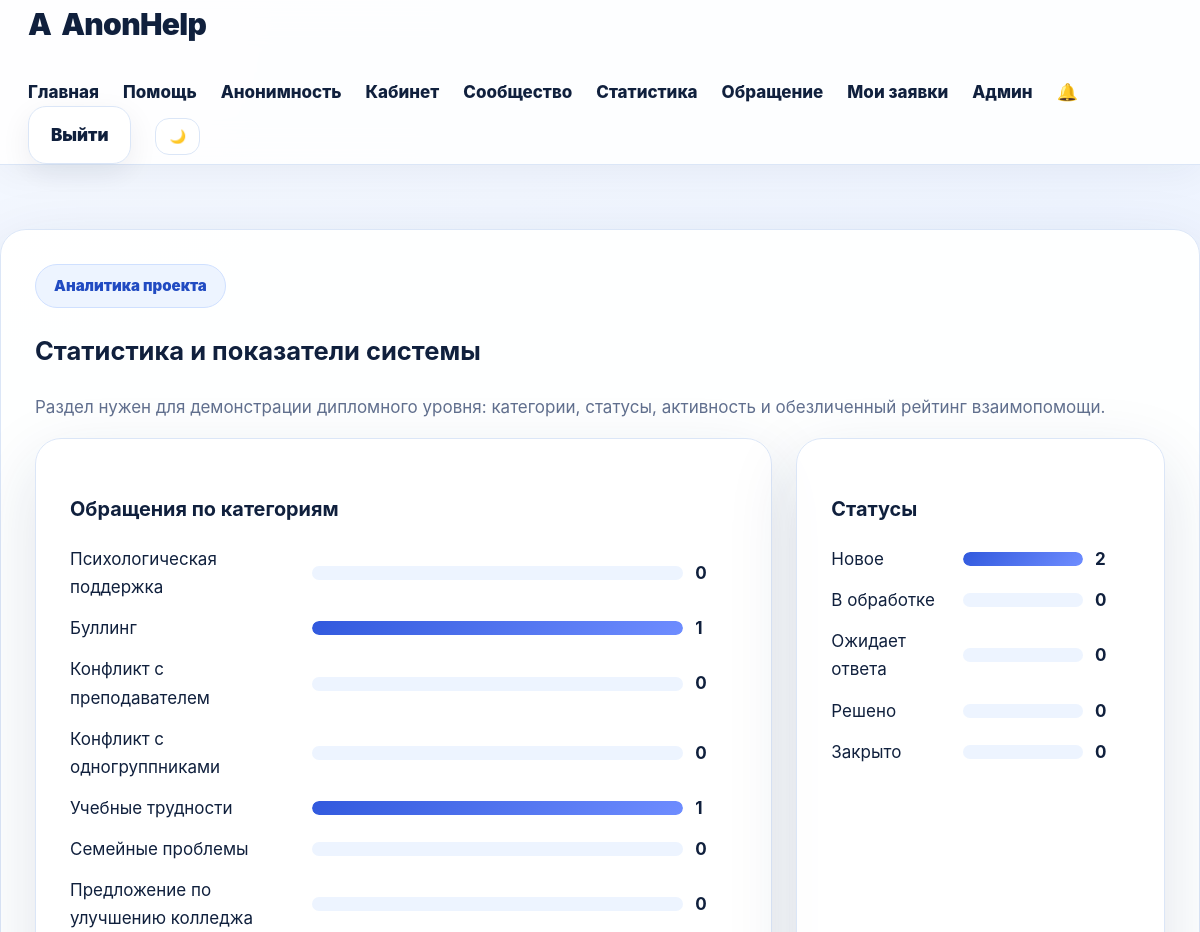
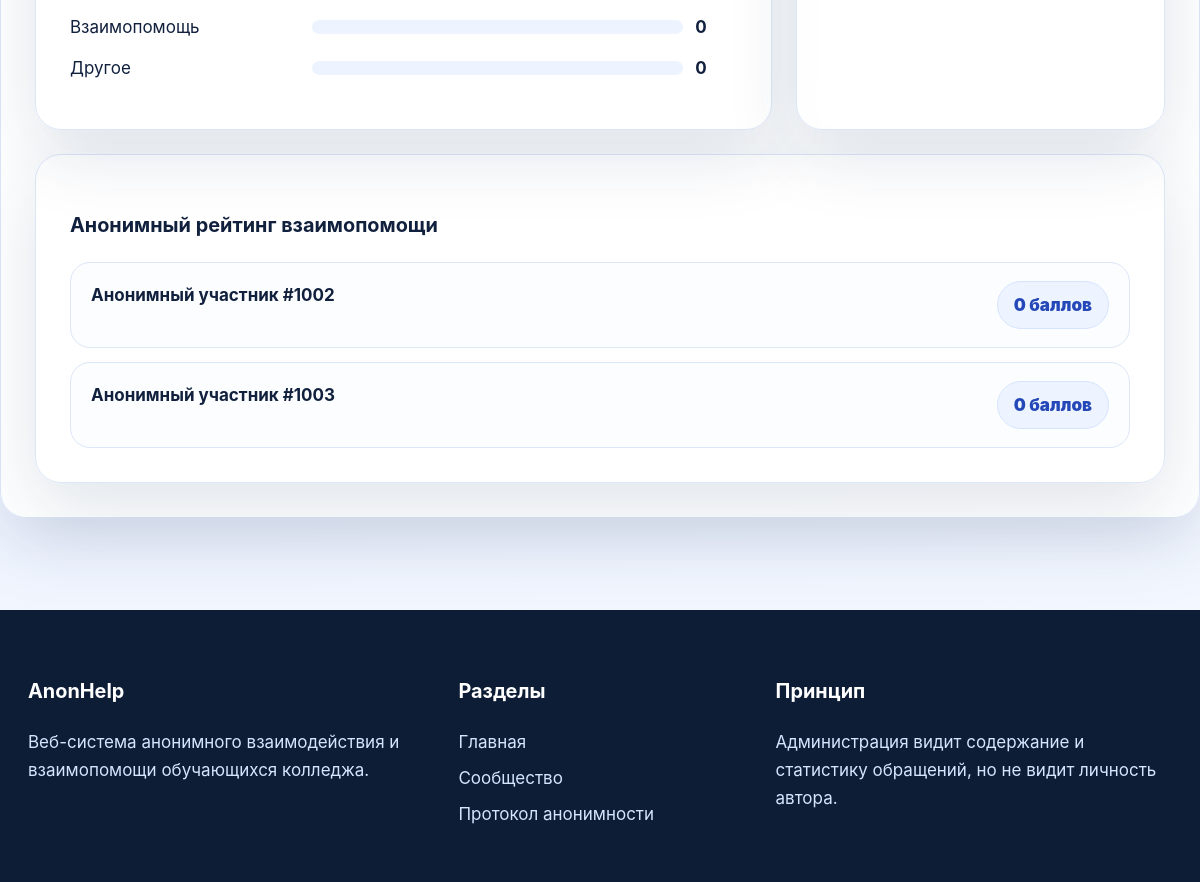
The app's page /stats (signed in) with its own data (2 pictures, top to bottom).
### app.py (models this page shows, shortened)
class User(db.Model):
    id = db.Column(db.Integer, primary_key=True)
    full_name = db.Column(db.String(150), nullable=False)
    username = db.Column(db.String(80), nullable=False, unique=True)
    email = db.Column(db.String(120), nullable=True, unique=True)
    group_name = db.Column(db.String(80), nullable=True)
    about = db.Column(db.Text, nullable=True)
    password_hash = db.Column(db.String(255), nullable=False)
    role = db.Column(db.String(20), nullable=False, default='student')
    rating = db.Column(db.Integer, default=0)
    is_active = db.Column(db.Boolean, default=True)
    created_at = db.Column(db.DateTime, default=datetime.utcnow)
    appeals = db.relationship('Appeal', backref='author', lazy=True)
    comments = db.relationship('Comment', backref='author', lazy=True)

### app.py (the view)
@app.route('/stats')
@login_required
def stats():
    category_stats=[(c, Appeal.query.filter_by(category=c).count()) for c in CATEGORIES]
    status_stats=[(s, Appeal.query.filter_by(status=s).count()) for s in STATUSES]
    max_cat=max([x[1] for x in category_stats]+[1]); max_status=max([x[1] for x in status_stats]+[1])
    leaders=User.query.filter_by(role='student').order_by(User.rating.desc()).limit(8).all()
    return render_template('stats.html', category_stats=category_stats, status_stats=status_stats, max_cat=max_cat, max_status=max_status, leaders=leaders)

### app.py (called while the page is built)
def anonymous_label(user_id=None, role='student'):
    if role == 'admin':
        return 'Модератор AnonHelp'
    if not user_id:
        return 'Анонимный студент'
    return f'Анонимный участник #{1000 + int(user_id)}'

def current_user():
    uid = session.get('user_id')
    return User.query.get(uid) if uid else None

@app.context_processor
def inject_globals():
    user = current_user()
    unread = Notification.query.filter_by(user_id=user.id, is_read=False).count() if user else 0
    return {'current_user': user, 'categories': CATEGORIES, 'statuses': STATUSES, 'priorities': PRIORITIES, 'unread_count': unread, 'anonymous_label': anonymous_label}

def login_required(fn):
    @wraps(fn)
    def wrapper(*args, **kwargs):
        if 'user_id' not in session:
            flash('Сначала войдите в систему.', 'error')
            return redirect(url_for('login'))
        return fn(*args, **kwargs)
    return wrapper

### templates/stats.html
{% extends 'base.html' %}{% block title %}Статистика — AnonHelp{% endblock %}{% block content %}<section class="table-card reveal"><span class="badge">Аналитика проекта</span><h1>Статистика и показатели системы</h1><p class="muted">Раздел нужен для демонстрации дипломного уровня: категории, статусы, активность и обезличенный рейтинг взаимопомощи.</p><div class="analytics-grid"><div class="admin-card"><h3>Обращения по категориям</h3>{% for name,count in category_stats %}<div class="bar-row"><span>{{ name }}</span><div class="bar"><i style="width: {{ (count / max_cat * 100)|round(0) }}%"></i></div><b>{{ count }}</b></div>{% endfor %}</div><div class="admin-card"><h3>Статусы</h3>{% for name,count in status_stats %}<div class="bar-row small"><span>{{ name }}</span><div class="bar"><i style="width: {{ (count / max_status * 100)|round(0) }}%"></i></div><b>{{ count }}</b></div>{% endfor %}</div></div><div class="admin-card mt"><h3>Анонимный рейтинг взаимопомощи</h3><div class="simple-list">{% for u in leaders %}<div class="simple-item"><b>{{ anonymous_label(u.id) }}</b><span class="status-chip">{{ u.rating }} баллов</span></div>{% endfor %}</div></div></section>{% endblock %}

### static/css/style.css (style rules this page uses)
:root { --bg: #f4f8ff; --card: #fff; --text: #10203d; --muted: #61708f; --primary: #3159dd; --primary2: #6f8dff; --line: #dbe6f7; --dark: #0d1d36; --success: #18a66a; --danger: #dc4141; --shadow: 0 24px 70px rgba(24, 50, 93, .13); --radius: 26px }
* { box-sizing: border-box }
html { scroll-behavior: smooth }
body { margin: 0; font-family: Inter, Segoe UI, Arial, sans-serif; background: radial-gradient(circle at top left, var(--bg), #eef4ff 50%, var(--bg)); color: var(--text); font-size: 17px; line-height: 1.65 }
.badge { display: inline-flex; background: #edf4ff; color: #214bc2; border: 1px solid #cfe0ff; border-radius: 999px; padding: 9px 18px; font-weight: 950; font-size: 15px }
.hero-panel, .stat-card, .info-card, .table-card, .welcome-card, .auth-card, .form-card, .side-help, .detail-card, .appeal-card, .admin-card { background: rgba(255, 255, 255, .93); border: 1px solid var(--line); border-radius: var(--radius); box-shadow: var(--shadow) }
.info-card, .table-card, .welcome-card, .auth-card, .form-card, .detail-card, .admin-card, .side-help { padding: 34px }
.muted, .info-card p { color: var(--muted) }
.simple-list, .appeal-grid, .comment-list { display: grid; gap: 14px }
.simple-item { display: flex; justify-content: space-between; gap: 18px; border: 1px solid var(--line); border-radius: 20px; padding: 18px 20px; background: rgba(251, 253, 255, .7) }
.status-chip { display: inline-flex; white-space: nowrap; border-radius: 999px; padding: 9px 16px; background: #edf4ff; border: 1px solid #d7e4ff; color: #2448b8; font-weight: 900 }
.analytics-grid { display: grid; grid-template-columns: 2fr 1fr; gap: 24px }
.bar-row { display: grid; grid-template-columns: 230px 1fr 42px; gap: 12px; align-items: center; margin: 13px 0 }
.bar-row.small { grid-template-columns: 120px 1fr 35px }
.bar { height: 14px; background: #edf4ff; border-radius: 999px; overflow: hidden }
.bar i { display: block; height: 100%; background: linear-gradient(135deg, var(--primary), var(--primary2)); border-radius: 999px }
.mt { margin-top: 24px }
.reveal { animation: rise .55s ease both }

### records on screen
User: id "Анонимный участник #1002", rating "0"
User: id "Анонимный участник #1003", rating "0"

### other values on screen
{{ name }} "Психологическая поддержка" "Буллинг" "Конфликт с преподавателем" "Конфликт с одногруппниками" "Учебные трудности" "Семейные проблемы" "Предложение по улучшению колледжа" "Взаимопомощь" "Другое"
{{ count }} "0" "1" "0" "0" "1" "0" "0" "0" "0"
{{ name }} "Новое" "В обработке" "Ожидает ответа" "Решено" "Закрыто"
{{ count }} "2" "0" "0" "0" "0"
